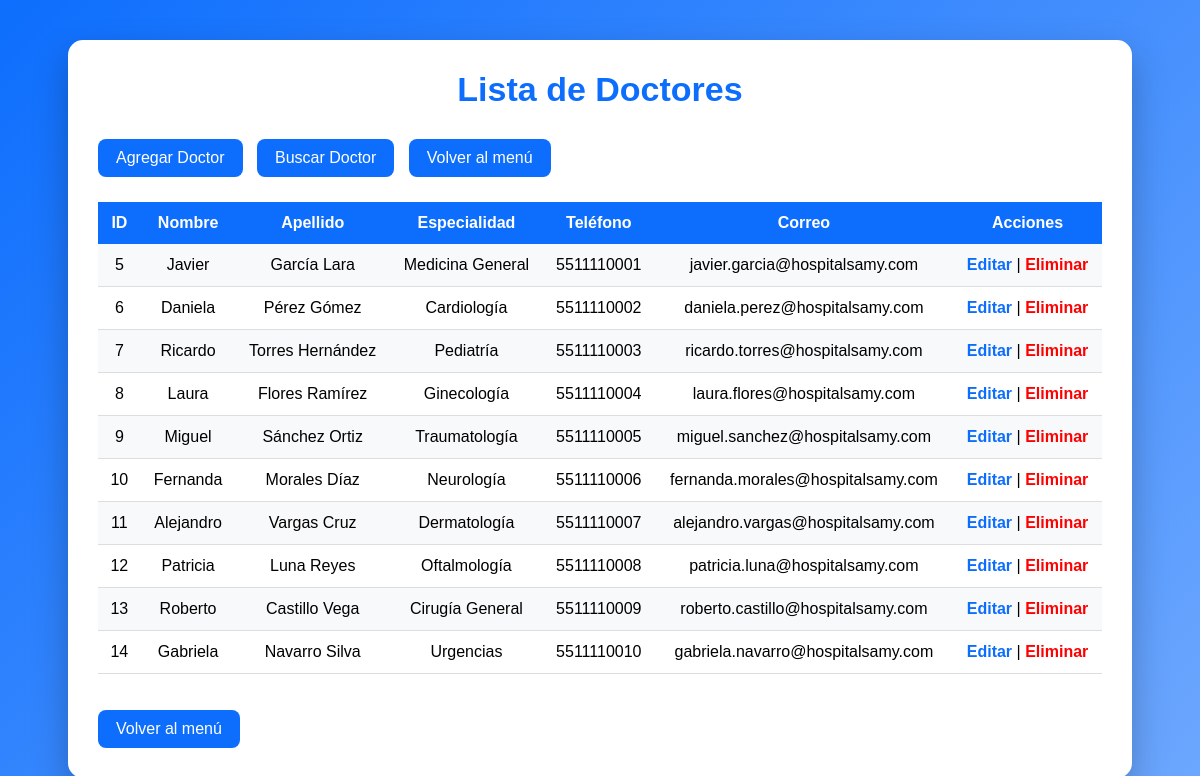
Screenshot of /doctores/listar.php with the database file from the repository.
### tables this page shows
CREATE TABLE IF NOT EXISTS `doctores` (
  `id_doctor` int NOT NULL AUTO_INCREMENT,
  `nombre` varchar(50) NOT NULL,
  `apellido` varchar(50) NOT NULL,
  `especialidad` varchar(100) NOT NULL,
  `telefono` varchar(15) DEFAULT NULL,
  `correo` varchar(100) DEFAULT NULL,
  PRIMARY KEY (`id_doctor`)
);

### doctores/listar.php (the view, shortened to what this page needs)
<?php
include("../config/conexion.php");
$sql = "SELECT * FROM doctores";
$resultado = $conn->query($sql);
?>
<!DOCTYPE html>
<html lang="es">
<head>
</head>
<body>
<div class="contenedor">
<h2> Lista de Doctores</h2>
<div class="botones">
<a class="boton" href="agregar.php">
 Agregar Doctor
</a>
<a class="boton" href="buscar.php">
 Buscar Doctor
</a>
<a class="boton" href="../index.php">
 Volver al menú
</a>
</div>
<table>
<tr>
<th>ID</th>
<th>Nombre</th>
<th>Apellido</th>
<th>Especialidad</th>
<th>Teléfono</th>
<th>Correo</th>
<th>Acciones</th>
</tr>
<?php while($fila = $resultado->fetch_assoc()){ ?>
<tr>
<td><?php echo $fila['id_doctor']; ?></td>
<td><?php echo $fila['nombre']; ?></td>
<td><?php echo $fila['apellido']; ?></td>
<td><?php echo $fila['especialidad']; ?></td>
<td><?php echo $fila['telefono']; ?></td>
<td><?php echo $fila['correo']; ?></td>
<td>
<a class="editar" href="editar.php?id=<?php echo $fila['id_doctor']; ?>">
Editar
</a>
|
<a class="eliminar" href="eliminar.php?id=<?php echo $fila['id_doctor']; ?>">
Eliminar
</a>
</td>
</tr>
<?php } ?>
</table>
<br><br>
<a class="boton" href="../index.php">
Volver al menú
</a>
</div>
</body>
</html>

### doctores/listar.php (style rules this page uses)
* { margin:0; padding:0; box-sizing:border-box; font-family:Arial, Helvetica, sans-serif; }
body { background:linear-gradient(135deg,#0d6efd,#6ea8fe); padding:40px; }
.contenedor { width:95%; margin:auto; background:white; padding:30px; border-radius:15px; box-shadow:0 15px 35px rgba(0,0,0,.25); }
h2 { text-align:center; color:#0d6efd; margin-bottom:30px; font-size:34px; }
.botones { margin-bottom:25px; }
.boton { display:inline-block; background:#0d6efd; color:white; text-decoration:none; padding:10px 18px; border-radius:8px; margin-right:10px; transition:.3s; }
table { width:100%; border-collapse:collapse; }
th { background:#0d6efd; color:white; padding:12px; }
td { padding:12px; text-align:center; border-bottom:1px solid #ddd; }
tr:nth-child(even) { background:#f8f9fa; }
.editar { color:#0d6efd; font-weight:bold; text-decoration:none; }
.eliminar { color:red; font-weight:bold; text-decoration:none; }

### rows the page displays
doctores: id_doctor "5", nombre "Javier", apellido "García Lara", especialidad "Medicina General", telefono "5511110001", correo "javier.garcia@hospitalsamy.com"
doctores: id_doctor "6", nombre "Daniela", apellido "Pérez Gómez", especialidad "Cardiología", telefono "5511110002", correo "daniela.perez@hospitalsamy.com"
doctores: id_doctor "7", nombre "Ricardo", apellido "Torres Hernández", especialidad "Pediatría", telefono "5511110003", correo "ricardo.torres@hospitalsamy.com"
doctores: id_doctor "8", nombre "Laura", apellido "Flores Ramírez", especialidad "Ginecología", telefono "5511110004", correo "laura.flores@hospitalsamy.com"
doctores: id_doctor "9", nombre "Miguel", apellido "Sánchez Ortiz", especialidad "Traumatología", telefono "5511110005", correo "miguel.sanchez@hospitalsamy.com"
doctores: id_doctor "10", nombre "Fernanda", apellido "Morales Díaz", especialidad "Neurología", telefono "5511110006", correo "fernanda.morales@hospitalsamy.com"
doctores: id_doctor "11", nombre "Alejandro", apellido "Vargas Cruz", especialidad "Dermatología", telefono "5511110007", correo "alejandro.vargas@hospitalsamy.com"
doctores: id_doctor "12", nombre "Patricia", apellido "Luna Reyes", especialidad "Oftalmología", telefono "5511110008", correo "patricia.luna@hospitalsamy.com"
doctores: id_doctor "13", nombre "Roberto", apellido "Castillo Vega", especialidad "Cirugía General", telefono "5511110009", correo "roberto.castillo@hospitalsamy.com"
doctores: id_doctor "14", nombre "Gabriela", apellido "Navarro Silva", especialidad "Urgencias", telefono "5511110010", correo "gabriela.navarro@hospitalsamy.com"
